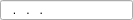
<?xml version="1.0" encoding="UTF-8"?>
<ui version="4.0">
 <class>QIpEditClass</class>
 <widget class="QLineEdit" name="QIpEditClass">
  <property name="geometry">
   <rect>
    <x>0</x>
    <y>0</y>
    <width>133</width>
    <height>20</height>
   </rect>
  </property>
  <property name="windowTitle">
   <string>QIpEdit</string>
  </property>
  <property name="inputMask">
   <string>000.000.000.000; </string>
  </property>
 </widget>
 <layoutdefault spacing="6" margin="11"/>
 <resources/>
 <connections/>
</ui>
